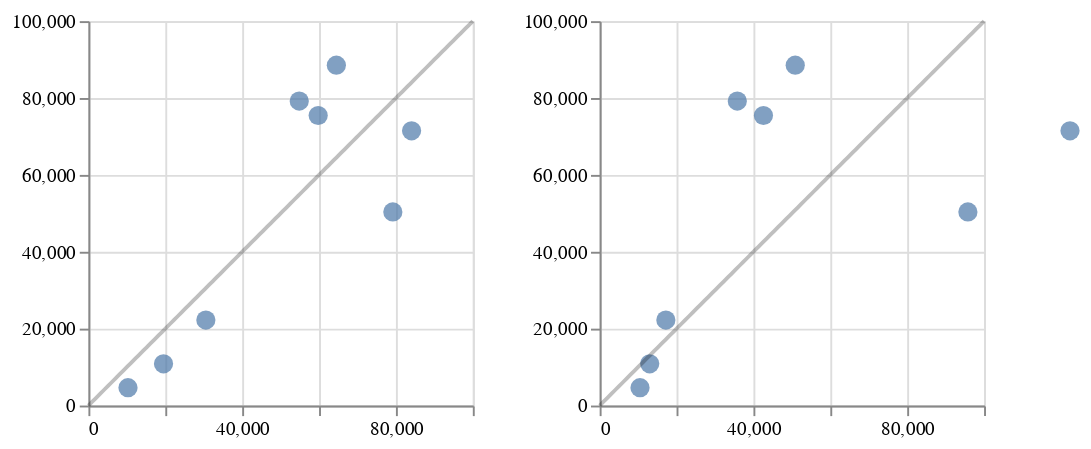

The code cell stored with this chart in its notebook:
### Code cell
model_2_data = model_data.copy()

popt_powerlaw, pcov_powerlaw = scipy.optimize.curve_fit(
    model_2_powerlaw, 
    model_2_data['Channel slope'].to_list(),
    model_2_data['Sediment Yield (ton/yr)'].to_list(),
    [106, -2.9],
    method = 'trf'
)

popt_powerlaw = [106.36, -2.9]

popt_linear, pcov_linear = scipy.optimize.curve_fit(
    model_2_linear, 
    model_2_data['Channel slope'].to_list(),
    model_2_data['Sediment Yield (ton/yr)'].to_list()
)

model_2_data['Power law predicted sediment yield (ton/yr)'] = model_2_data.apply(
    lambda row: model_2_powerlaw(row['Channel slope'], popt_powerlaw[0], popt_powerlaw[1]),
    axis=1
)

model_2_data['Linear predicted sediment yield (ton/yr)'] = model_2_data.apply(
    lambda row: model_2_linear(row['Channel slope'], popt_linear[0], popt_linear[1]),
    axis=1
)

parameters_dict_powerlaw[2] = popt_powerlaw
parameters_dict_linear[2] = popt_linear

model_2_plot_linear = r2_plot(model_2_data, 'Linear predicted sediment yield (ton/yr)', 'Sediment Yield (ton/yr)', limit=100000)
model_2_plot_powerlaw = r2_plot(model_2_data, 'Power law predicted sediment yield (ton/yr)', 'Sediment Yield (ton/yr)', limit=100000)

model_2_plot_linear | model_2_plot_powerlaw

### Figure 1 — Vega-Lite specification as saved in the notebook (floating-point values rounded to 4 significant figures)
{"config": {"view": {"continuousWidth": 400, "continuousHeight": 300}}, "hconcat": [{"layer": [{"data": {"name": "data-e90220c3226f1c38346315259bb2f2b3"}, "mark": {"type": "circle", "size": 100}, "encoding": {"x": {"field": "Linear predicted sediment yield (ton/yr)", "title": "", "type": "quantitative"}, "y": {"field": "Sediment Yield (ton/yr)", "title": "", "type": "quantitative"}}}, {"data": {"name": "data-99f1f73174d8dd811b34db72565db148"}, "mark": {"type": "line", "color": "black", "opacity": 0.25}, "encoding": {"x": {"field": "x", "scale": {"domain": [0, 100000]}, "type": "quantitative"}, "y": {"field": "y", "scale": {"domain": [0, 100000]}, "type": "quantitative"}}}], "height": 200, "width": 200}, {"layer": [{"data": {"name": "data-e90220c3226f1c38346315259bb2f2b3"}, "mark": {"type": "circle", "size": 100}, "encoding": {"x": {"field": "Power law predicted sediment yield (ton/yr)", "title": "", "type": "quantitative"}, "y": {"field": "Sediment Yield (ton/yr)", "title": "", "type": "quantitative"}}}, {"data": {"name": "data-99f1f73174d8dd811b34db72565db148"}, "mark": {"type": "line", "color": "black", "opacity": 0.25}, "encoding": {"x": {"field": "x", "scale": {"domain": [0, 100000]}, "type": "quantitative"}, "y": {"field": "y", "scale": {"domain": [0, 100000]}, "type": "quantitative"}}}], "height": 200, "width": 200}], "$schema": "https://vega.github.io/schema/vega-lite/v4.17.0.json", "datasets": {"data-e90220c3226f1c38346315259bb2f2b3": [{"Valley Name": "Park", "Drainage area (square km)": 9.948, "Channel slope": 0.09576, "Hillslope domain slope": 0.5518, "Glacial retreat area (km²)": 0.39, "glacial area 1977/79": 3.298, "Nonigneous fraction": 0.6989, "Sediment Yield (ton/yr)": 50360.0, "Sediment Yield (ton/km²/yr)": 5062.0, "Upper CI sediment yield": 42960.0, "Lower CI sediment yield": 57760.0, "Upper CI sediment yield normalized": 4318.0, "Lower CI sediment yield normalized": 5806.0, "glacial retreat relative": 0.1183, "Channel slope (degrees)": 5.47, "Hillslope domain slope (degrees)": 28.89, "Power law predicted sediment yield (ton/yr)": 95790.0, "Linear predicted sediment yield (ton/yr)": 79190.0}, {"Valley Name": "Rainbow", "Drainage area (square km)": 12.86, "Channel slope": 0.08801, "Hillslope domain slope": 0.5901, "Glacial retreat area (km²)": 0.687, "glacial area 1977/79": 2.699, "Nonigneous fraction": 0.9792, "Sediment Yield (ton/yr)": 71480.0, "Sediment Yield (ton/km²/yr)": 5560.0, "Upper CI sediment yield": 60930.0, "Lower CI sediment yield": 82030.0, "Upper CI sediment yield normalized": 4739.0, "Lower CI sediment yield normalized": 6380.0, "glacial retreat relative": 0.2545, "Channel slope (degrees)": 5.03, "Hillslope domain slope (degrees)": 30.54, "Power law predicted sediment yield (ton/yr)": 122400.0, "Linear predicted sediment yield (ton/yr)": 84070.0}, {"Valley Name": "Boulder", "Drainage area (square km)": 5.634, "Channel slope": 0.1906, "Hillslope domain slope": 0.4583, "Glacial retreat area (km²)": 0.802, "glacial area 1977/79": 6.441, "Nonigneous fraction": 0.3234, "Sediment Yield (ton/yr)": 10850.0, "Sediment Yield (ton/km²/yr)": 1926.0, "Upper CI sediment yield": -6742.0, "Lower CI sediment yield": 28450.0, "Upper CI sediment yield normalized": -1197.0, "Lower CI sediment yield normalized": 5049.0, "glacial retreat relative": 0.1245, "Channel slope (degrees)": 10.79, "Hillslope domain slope (degrees)": 24.62, "Power law predicted sediment yield (ton/yr)": 13020.0, "Linear predicted sediment yield (ton/yr)": 19540.0}, {"Valley Name": "Thunder", "Drainage area (square km)": 7.111, "Channel slope": 0.2053, "Hillslope domain slope": 0.4172, "Glacial retreat area (km²)": 0.18, "glacial area 1977/79": 0.97, "Nonigneous fraction": 0.2687, "Sediment Yield (ton/yr)": 4639.0, "Sediment Yield (ton/km²/yr)": 652.4, "Upper CI sediment yield": -8915.0, "Lower CI sediment yield": 18190.0, "Upper CI sediment yield normalized": -1254.0, "Lower CI sediment yield normalized": 2558.0, "glacial retreat relative": 0.1856, "Channel slope (degrees)": 11.6, "Hillslope domain slope (degrees)": 22.65, "Power law predicted sediment yield (ton/yr)": 10500.0, "Linear predicted sediment yield (ton/yr)": 10300.0}, {"Valley Name": "Easton", "Drainage area (square km)": 4.699, "Channel slope": 0.1731, "Hillslope domain slope": 0.4725, "Glacial retreat area (km²)": 0.185, "glacial area 1977/79": 2.897, "Nonigneous fraction": 1.0, "Sediment Yield (ton/yr)": 22240.0, "Sediment Yield (ton/km²/yr)": 4733.0, "Upper CI sediment yield": 16170.0, "Lower CI sediment yield": 28310.0, "Upper CI sediment yield normalized": 3442.0, "Lower CI sediment yield normalized": 6025.0, "glacial retreat relative": 0.06386, "Channel slope (degrees)": 9.818, "Hillslope domain slope (degrees)": 25.29, "Power law predicted sediment yield (ton/yr)": 17220.0, "Linear predicted sediment yield (ton/yr)": 30550.0}, {"Valley Name": "Deming", "Drainage area (square km)": 11.59, "Channel slope": 0.1191, "Hillslope domain slope": 0.7239, "Glacial retreat area (km²)": 0.369, "glacial area 1977/79": 5.126, "Nonigneous fraction": 1.0, "Sediment Yield (ton/yr)": 88540.0, "Sediment Yield (ton/km²/yr)": 7640.0, "Upper CI sediment yield": 79990.0, "Lower CI sediment yield": 97090.0, "Upper CI sediment yield normalized": 6902.0, "Lower CI sediment yield normalized": 8377.0, "glacial retreat relative": 0.07199, "Channel slope (degrees)": 6.792, "Hillslope domain slope (degrees)": 35.9, "Power law predicted sediment yield (ton/yr)": 50880.0, "Linear predicted sediment yield (ton/yr)": 64500.0}, {"Valley Name": "Coleman", "Drainage area (square km)": 13.85, "Channel slope": 0.1266, "Hillslope domain slope": 0.5992, "Glacial retreat area (km²)": 0.658, "glacial area 1977/79": 10.92, "Nonigneous fraction": 0.7786, "Sediment Yield (ton/yr)": 75450.0, "Sediment Yield (ton/km²/yr)": 5446.0, "Upper CI sediment yield": 68310.0, "Lower CI sediment yield": 82590.0, "Upper CI sediment yield normalized": 4931.0, "Lower CI sediment yield normalized": 5961.0, "glacial retreat relative": 0.06028, "Channel slope (degrees)": 7.217, "Hillslope domain slope (degrees)": 30.93, "Power law predicted sediment yield (ton/yr)": 42610.0, "Linear predicted sediment yield (ton/yr)": 59770.0}, {"Valley Name": "Mazama", "Drainage area (square km)": 13.2, "Channel slope": 0.1344, "Hillslope domain slope": 0.8494, "Glacial retreat area (km²)": 0.563, "glacial area 1977/79": 5.583, "Nonigneous fraction": 0.8858, "Sediment Yield (ton/yr)": 79210.0, "Sediment Yield (ton/km²/yr)": 6003.0, "Upper CI sediment yield": 59230.0, "Lower CI sediment yield": 99200.0, "Upper CI sediment yield normalized": 4488.0, "Lower CI sediment yield normalized": 7517.0, "glacial retreat relative": 0.1008, "Channel slope (degrees)": 7.657, "Hillslope domain slope (degrees)": 40.35, "Power law predicted sediment yield (ton/yr)": 35810.0, "Linear predicted sediment yield (ton/yr)": 54850.0}], "data-99f1f73174d8dd811b34db72565db148": [{"x": 0.0, "y": 0.0}, {"x": 1010.0, "y": 1010.0}, {"x": 2020.0, "y": 2020.0}, {"x": 3030.0, "y": 3030.0}, {"x": 4040.0, "y": 4040.0}, {"x": 5051.0, "y": 5051.0}, {"x": 6061.0, "y": 6061.0}, {"x": 7071.0, "y": 7071.0}, {"x": 8081.0, "y": 8081.0}, {"x": 9091.0, "y": 9091.0}, {"x": 10100.0, "y": 10100.0}, {"x": 11110.0, "y": 11110.0}, {"x": 12120.0, "y": 12120.0}, {"x": 13130.0, "y": 13130.0}, {"x": 14140.0, "y": 14140.0}, {"x": 15150.0, "y": 15150.0}, {"x": 16160.0, "y": 16160.0}, {"x": 17170.0, "y": 17170.0}, {"x": 18180.0, "y": 18180.0}, {"x": 19190.0, "y": 19190.0}, {"x": 20200.0, "y": 20200.0}, {"x": 21210.0, "y": 21210.0}, {"x": 22220.0, "y": 22220.0}, {"x": 23230.0, "y": 23230.0}, {"x": 24240.0, "y": 24240.0}, {"x": 25250.0, "y": 25250.0}, {"x": 26260.0, "y": 26260.0}, {"x": 27270.0, "y": 27270.0}, {"x": 28280.0, "y": 28280.0}, {"x": 29290.0, "y": 29290.0}, {"x": 30300.0, "y": 30300.0}, {"x": 31310.0, "y": 31310.0}, {"x": 32320.0, "y": 32320.0}, {"x": 33330.0, "y": 33330.0}, {"x": 34340.0, "y": 34340.0}, {"x": 35350.0, "y": 35350.0}, {"x": 36360.0, "y": 36360.0}, {"x": 37370.0, "y": 37370.0}, {"x": 38380.0, "y": 38380.0}, {"x": 39390.0, "y": 39390.0}, {"x": 40400.0, "y": 40400.0}, {"x": 41410.0, "y": 41410.0}, {"x": 42420.0, "y": 42420.0}, {"x": 43430.0, "y": 43430.0}, {"x": 44440.0, "y": 44440.0}, {"x": 45450.0, "y": 45450.0}, {"x": 46460.0, "y": 46460.0}, {"x": 47470.0, "y": 47470.0}, {"x": 48480.0, "y": 48480.0}, {"x": 49490.0, "y": 49490.0}, {"x": 50510.0, "y": 50510.0}, {"x": 51520.0, "y": 51520.0}, {"x": 52530.0, "y": 52530.0}, {"x": 53540.0, "y": 53540.0}, {"x": 54550.0, "y": 54550.0}, {"x": 55560.0, "y": 55560.0}, {"x": 56570.0, "y": 56570.0}, {"x": 57580.0, "y": 57580.0}, {"x": 58590.0, "y": 58590.0}, {"x": 59600.0, "y": 59600.0}, {"x": 60610.0, "y": 60610.0}, {"x": 61620.0, "y": 61620.0}, {"x": 62630.0, "y": 62630.0}, {"x": 63640.0, "y": 63640.0}, {"x": 64650.0, "y": 64650.0}, {"x": 65660.0, "y": 65660.0}, {"x": 66670.0, "y": 66670.0}, {"x": 67680.0, "y": 67680.0}, {"x": 68690.0, "y": 68690.0}, {"x": 69700.0, "y": 69700.0}, {"x": 70710.0, "y": 70710.0}, {"x": 71720.0, "y": 71720.0}, {"x": 72730.0, "y": 72730.0}, {"x": 73740.0, "y": 73740.0}, {"x": 74750.0, "y": 74750.0}, {"x": 75760.0, "y": 75760.0}, {"x": 76770.0, "y": 76770.0}, {"x": 77780.0, "y": 77780.0}, {"x": 78790.0, "y": 78790.0}, {"x": 79800.0, "y": 79800.0}, {"x": 80810.0, "y": 80810.0}, {"x": 81820.0, "y": 81820.0}, {"x": 82830.0, "y": 82830.0}, {"x": 83840.0, "y": 83840.0}, {"x": 84850.0, "y": 84850.0}, {"x": 85860.0, "y": 85860.0}, {"x": 86870.0, "y": 86870.0}, {"x": 87880.0, "y": 87880.0}, {"x": 88890.0, "y": 88890.0}, {"x": 89900.0, "y": 89900.0}, {"x": 90910.0, "y": 90910.0}, {"x": 91920.0, "y": 91920.0}, {"x": 92930.0, "y": 92930.0}, {"x": 93940.0, "y": 93940.0}, {"x": 94950.0, "y": 94950.0}, {"x": 95960.0, "y": 95960.0}, {"x": 96970.0, "y": 96970.0}, {"x": 97980.0, "y": 97980.0}, {"x": 98990.0, "y": 98990.0}, {"x": 100000.0, "y": 100000.0}]}}
